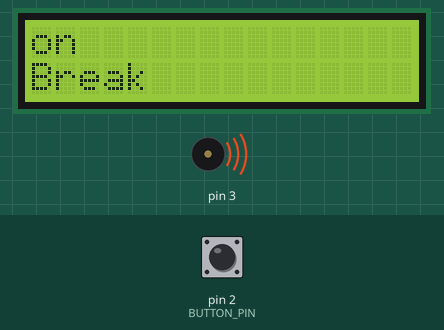
The sketch below on a simulated Arduino Uno, built with avr-gcc and run on an emulated ATmega328P. Parts: 16×2 character LCD, buzzer (waves = sounding). The inputs (shaded band) are chosen by the test bench; at power-on: pin 2 (BUTTON_PIN) HIGH.

Above: at 1.2 s.
1.3 s: pin 2 (BUTTON_PIN) pulled LOW for 0.8 s
At 1.7 s:
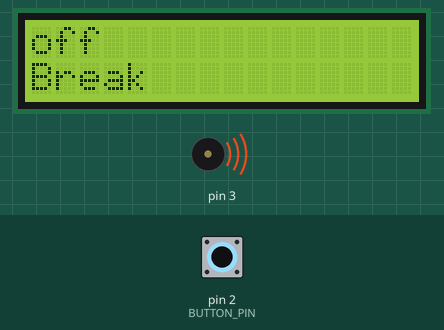
At 3.0 s:
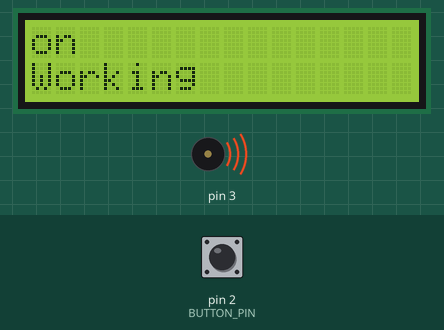
4.0 s: pin 2 (BUTTON_PIN) pulled LOW for 3.2 s
Timing chart, 0 to 14.7 s (numbered marks = the images above; inputs shaded):
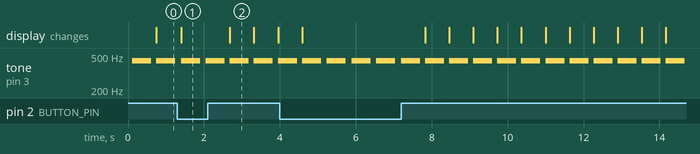

Measured:
- after the input at 1.3 s, the display: changes after 0.10 s (image 1)
- by itself, tone on pin 3: alternates 440 Hz for 0.50 s and silent for 0.13 s
- what the display in image 2 shows lasts 0.6 s, from 2.7 s to 3.3 s

The sketch:

pomodoro_v1.ino
```cpp
#include <Wire.h>
#include <LiquidCrystal_I2C.h>

#define BUTTON_PIN 2
#define WORK_TIME 25*60*1000
#define BREAK_TIME 5*60*1000

LiquidCrystal_I2C lcd(0x27, 16, 2);

unsigned long startTime;
unsigned long timeLeft;
bool isWorking = false;

void setup() {
  Wire.begin();
  pinMode(BUTTON_PIN, INPUT);
  lcd.init();
  lcd.backlight();
  lcd.setCursor(0, 0);
  lcd.print("Pomodoro Timer");
}

void loop() {
  if (digitalRead(BUTTON_PIN) == LOW) {
    lcd.clear();
      lcd.setCursor(0, 0);
  lcd.print("off");


    if (!isWorking) {
      timeLeft = WORK_TIME;
      isWorking = true;
      lcd.setCursor(0, 1);
      lcd.print("Workinga         ");
    }
    startTime = millis();
  } else {
    lcd.clear();
    lcd.setCursor(0, 0);
    lcd.print("on");
  }

  unsigned long elapsedTime = millis() - startTime;
  timeLeft = max(0, (long)(timeLeft - elapsedTime));

  int minutes = timeLeft / 60000;
  int seconds = (timeLeft / 1000) % 60;

  lcd.setCursor(0, 1);
  lcd.print(isWorking ? "Working " : "Break   ");
  lcd.print(minutes < 10 ? "0" : "");
  lcd.print(minutes);
  lcd.print(":");
  lcd.print(seconds < 10 ? "0" : "");
  lcd.print(seconds);

  if (timeLeft == 0) {
    isWorking = !isWorking;
    timeLeft = isWorking ? WORK_TIME : BREAK_TIME;
    lcd.setCursor(0, 1);
    lcd.print(isWorking ? "Working         " : "Break           ");
    tone(3, 440, 500);
    delay(500);
  }

  delay(100);
}
```
